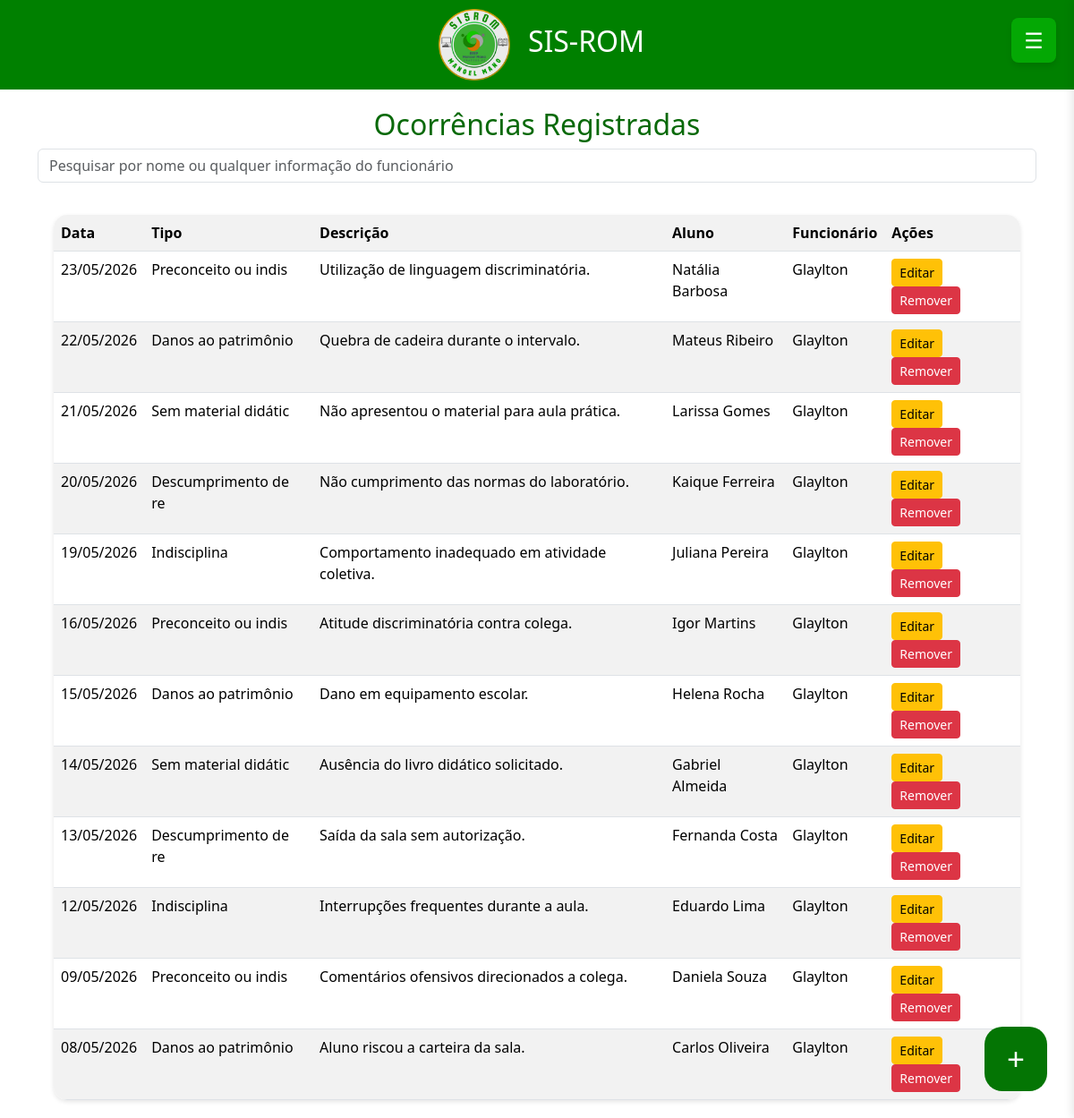
The app's page /pages/coordenacao/ocorrencias.php (signed in) with its own data.
### tables this page shows
CREATE TABLE ocorrencia (
  id_ocorrencia int(11) NOT NULL,
  data date NOT NULL,
  tipo_ocorrencia varchar(20) NOT NULL,
  descricao varchar(200),
  fk_aluno_id_aluno int(11) DEFAULT NULL,
  fk_funcionario_id_funcionario int(11) DEFAULT NULL
);

CREATE TABLE aluno (
  id_aluno int(11) NOT NULL,
  nome varchar(100) NOT NULL,
  matricula varchar(20) NOT NULL,
  curso varchar(50) NOT NULL,
  serie int(11) NOT NULL,
  telefone_responsavel varchar(13) NOT NULL
);

CREATE TABLE funcionario (
  id_funcionario int(11) NOT NULL,
  nome varchar(100) NOT NULL,
  cargo varchar(50) NOT NULL,
  email varchar(30) NOT NULL,
  senha varchar(150) NOT NULL,
  serie int(11) DEFAULT NULL,
  curso varchar(100) DEFAULT NULL
);

### pages/coordenacao/ocorrencias.php (the view, shortened to what this page needs)
<?php
include('../../backend/database.php');
?>
<!DOCTYPE html>
<html lang="pt-br">
<head>
    <link rel="stylesheet" href="../css/painel_coordenador.css">
    <link href="https://cdn.jsdelivr.net/npm/bootstrap@5.3.8/dist/css/bootstrap.min.css" rel="stylesheet">
</head>
<body>
    <div style="background-color: green;">
        <div class="home" style="display: flex; justify-content: center; align-items: center;">
            <img src="../../assets/images/Logo Projeto Sem Fundo.png" style="height: 100px; width: 100px;" alt="Logo">
            <h2 style="color: white; margin-left: 10px;">SIS-ROM</h2>
        </div>
        <button id="menuBtn">☰</button>
    </div>
    <h2 style="color: rgb(9, 105, 9); text-align: center; margin-top: 20px;">
        Ocorrências Registradas
    </h2>
    <div class="container mb-3">
        <input type="text" id="searchInput" class="form-control" placeholder="Pesquisar por nome ou qualquer informação do funcionário">
    </div>
    <div class="table-responsive-container">
        <table class="table table-striped">
            <tr>
                <th>Data</th>
                <th>Tipo</th>
                <th>Descrição</th>
                <th>Aluno</th>
                <th>Funcionário</th>
                <th>Ações</th>
            </tr>
            <?php
            $query = "SELECT o.id_ocorrencia, o.data, o.tipo_ocorrencia, o.descricao,
                             o.fk_aluno_id_aluno, o.fk_funcionario_id_funcionario,
                             a.nome AS nome_aluno, f.nome AS nome_funcionario
                      FROM ocorrencia o
                      INNER JOIN aluno a ON o.fk_aluno_id_aluno = a.id_aluno
                      INNER JOIN funcionario f ON o.fk_funcionario_id_funcionario = f.id_funcionario
                      ORDER BY o.data DESC";
            $result = mysqli_query($conexao, $query);
            if (mysqli_num_rows($result) > 0) {
                while ($row = $result->fetch_assoc()) {
            ?>
                    <tr>
                        <td><?= date('d/m/Y', strtotime($row['data'])) ?></td>
                        <td><?= htmlspecialchars($row['tipo_ocorrencia']) ?></td>
                        <td><?= htmlspecialchars($row['descricao']) ?></td>
                        <td><?= htmlspecialchars($row['nome_aluno']) ?></td>
                        <td><?= htmlspecialchars($row['nome_funcionario']) ?></td>
                        <td>
                            <button type="button"
                                class="btn btn-warning btn-sm btn-editar-ocorrencia"
                                data-bs-toggle="modal"
                                data-bs-target="#modalEditarOcorrencia"
                                data-id="<?= $row['id_ocorrencia'] ?>"
                                data-data="<?= $row['data'] ?>"
                                data-tipo="<?= htmlspecialchars($row['tipo_ocorrencia'], ENT_QUOTES) ?>"
                                data-descricao="<?= htmlspecialchars($row['descricao'], ENT_QUOTES) ?>"
                                data-aluno="<?= $row['fk_aluno_id_aluno'] ?>"
                                data-funcionario="<?= $row['fk_funcionario_id_funcionario'] ?>">
                                Editar
                            </button>
                            <a href="../../backend/deletar_ocorrencia.php?id=<?= $row['id_ocorrencia'] ?>"
                                class="btn btn-danger btn-sm"
                                onclick="return confirm('Tem certeza que deseja remover esta ocorrência?');">
                                Remover
                            </a>
                        </td>
                    </tr>
            <?php
                }
            } else {
                echo "<tr><td colspan='6' class='text-center'>Nenhuma ocorrência cadastrada!</td></tr>";
            }
            ?>
        </table>
    </div>
    <a href="tela_cad_ocorrencia.php"><button name="adicionar" id="adicionar-ocorrencia">+</button></a>
</body>
</html>

### pages/css/painel_coordenador.css (style rules this page uses)
* { margin: 0; padding: 0; box-sizing: border-box; }
body { background-color: #ffffff; color: #333333; display: flex; flex-direction: column; justify-content: center; }
.table-responsive-container { width: 90%; margin: 20px auto; display: block; overflow-x: auto !important; -webkit-overflow-scrolling: touch; border-radius: 15px; box-shadow: 0 2px 5px rgba(0,0,0,0.1); }
.table-responsive-container table { margin: 0 !important; width: 100% !important; }
#menuBtn { position: absolute; top: 20px; right: 20px; z-index: 1000; width: 50px; height: 50px; background-color: rgb(4, 168, 4); color: rgb(255, 255, 255); border: none; border-radius: 8px; cursor: pointer; font-size: 24px; box-shadow: 0 4px 6px rgba(0, 0, 0, 0.1); transition: background-color 0.3s; }
#adicionar-ocorrencia { position: fixed; height: 72px; width: 70px; bottom: 30px; right: 30px; padding: 10px 20px; background-color: rgb(4, 117, 4); color: white; border: none; border-radius: 20px; cursor: pointer; font-size: 35px; display: flex; justify-content: center; }
input, select { padding: 10px; border: 1px solid #ccc; border-radius: 5px; font-size: 16px; }

### records on screen
ocorrencia: data "23/05/2026", tipo_ocorrencia "Preconceito ou indis", descricao "Utilização de linguagem discriminatória.", fk_aluno_id_aluno.nome "Natália Barbosa", fk_funcionario_id_funcionario.nome "Glaylton"
ocorrencia: data "22/05/2026", tipo_ocorrencia "Danos ao patrimônio", descricao "Quebra de cadeira durante o intervalo.", fk_aluno_id_aluno.nome "Mateus Ribeiro", fk_funcionario_id_funcionario.nome "Glaylton"
ocorrencia: data "21/05/2026", tipo_ocorrencia "Sem material didátic", descricao "Não apresentou o material para aula prática.", fk_aluno_id_aluno.nome "Larissa Gomes", fk_funcionario_id_funcionario.nome "Glaylton"
ocorrencia: data "20/05/2026", tipo_ocorrencia "Descumprimento de re", descricao "Não cumprimento das normas do laboratório.", fk_aluno_id_aluno.nome "Kaique Ferreira", fk_funcionario_id_funcionario.nome "Glaylton"
ocorrencia: data "19/05/2026", tipo_ocorrencia "Indisciplina", descricao "Comportamento inadequado em atividade coletiva.", fk_aluno_id_aluno.nome "Juliana Pereira", fk_funcionario_id_funcionario.nome "Glaylton"
ocorrencia: data "16/05/2026", tipo_ocorrencia "Preconceito ou indis", descricao "Atitude discriminatória contra colega.", fk_aluno_id_aluno.nome "Igor Martins", fk_funcionario_id_funcionario.nome "Glaylton"
ocorrencia: data "15/05/2026", tipo_ocorrencia "Danos ao patrimônio", descricao "Dano em equipamento escolar.", fk_aluno_id_aluno.nome "Helena Rocha", fk_funcionario_id_funcionario.nome "Glaylton"
ocorrencia: data "14/05/2026", tipo_ocorrencia "Sem material didátic", descricao "Ausência do livro didático solicitado.", fk_aluno_id_aluno.nome "Gabriel Almeida", fk_funcionario_id_funcionario.nome "Glaylton"
ocorrencia: data "13/05/2026", tipo_ocorrencia "Descumprimento de re", descricao "Saída da sala sem autorização.", fk_aluno_id_aluno.nome "Fernanda Costa", fk_funcionario_id_funcionario.nome "Glaylton"
ocorrencia: data "12/05/2026", tipo_ocorrencia "Indisciplina", descricao "Interrupções frequentes durante a aula.", fk_aluno_id_aluno.nome "Eduardo Lima", fk_funcionario_id_funcionario.nome "Glaylton"
ocorrencia: data "09/05/2026", tipo_ocorrencia "Preconceito ou indis", descricao "Comentários ofensivos direcionados a colega.", fk_aluno_id_aluno.nome "Daniela Souza", fk_funcionario_id_funcionario.nome "Glaylton"
ocorrencia: data "08/05/2026", tipo_ocorrencia "Danos ao patrimônio", descricao "Aluno riscou a carteira da sala.", fk_aluno_id_aluno.nome "Carlos Oliveira", fk_funcionario_id_funcionario.nome "Glaylton"
